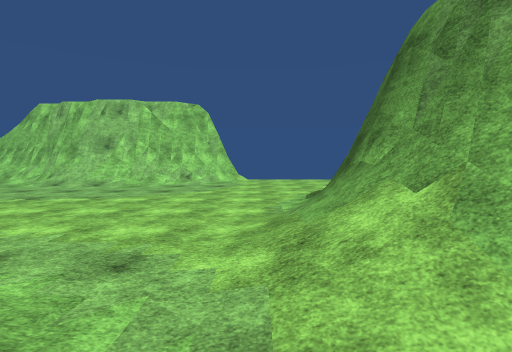
[1] (above)

24 first-person views from a walk through a 3-D level made in the Unity game engine. The camera is 1.5 m above the floor, tilts 4° down and sees 85° across. The floor is counted in squares, 2 m on a side. Each view is taken from the middle of a square. On the plan, view 1 faces up. The plan holds only what a view shows up to about 10 squares ahead; the rest is blank. The place goes on beyond the plan. The player is left out. Surface patterns are stand-ins for the level's own textures.

[2]
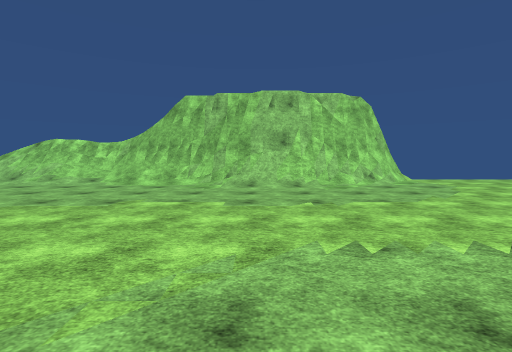

[3]
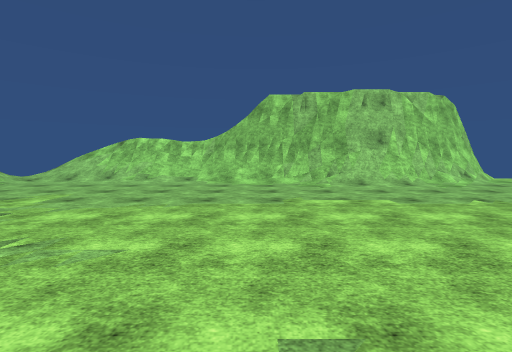

[4]
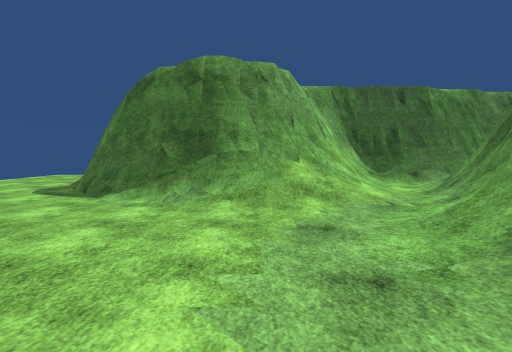

[5]
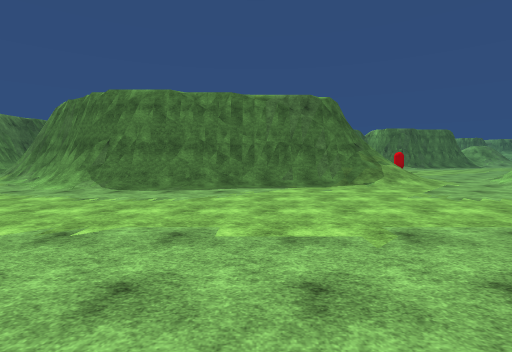

[6]
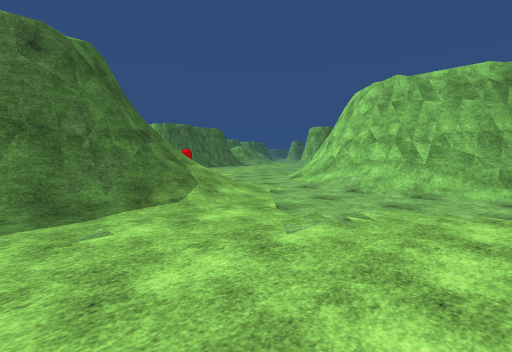

[7]
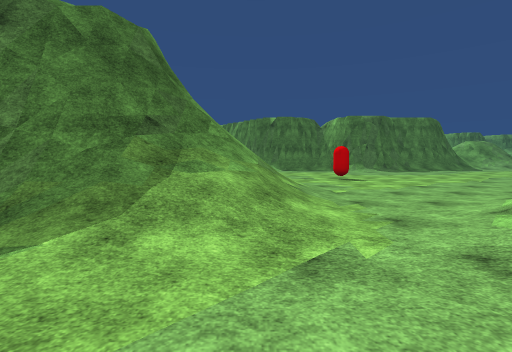

[8]
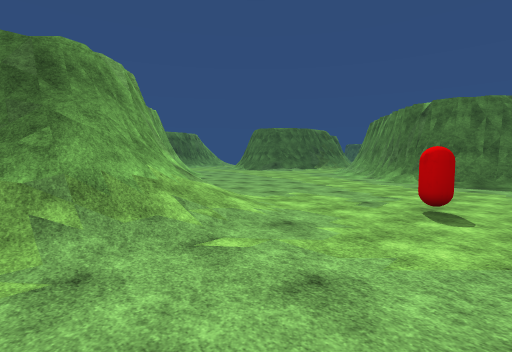

[9]
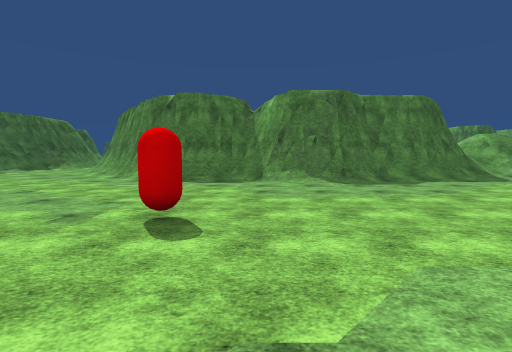

[10]
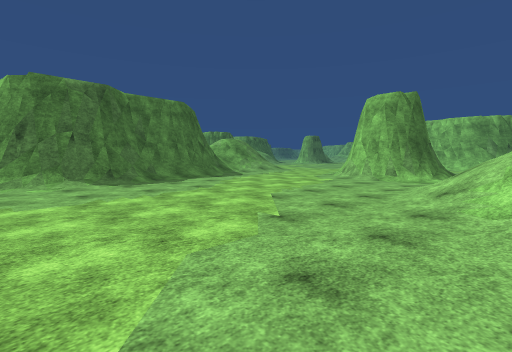

[11]
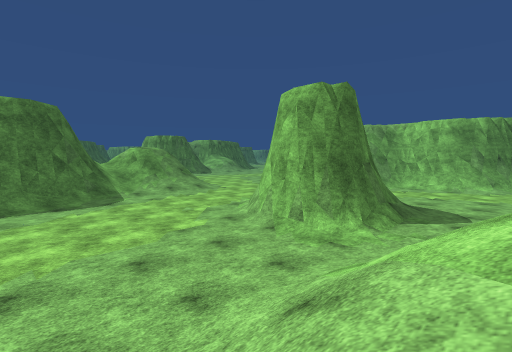

[12]
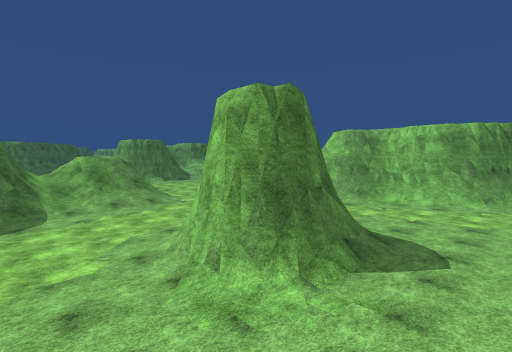

[13]
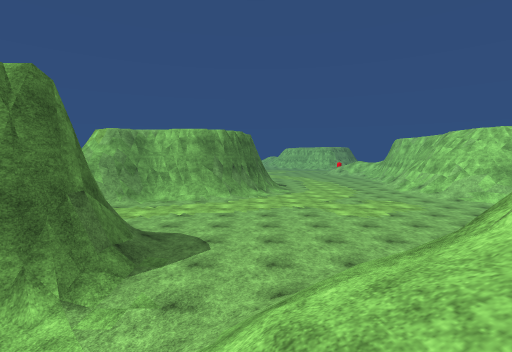

[14]
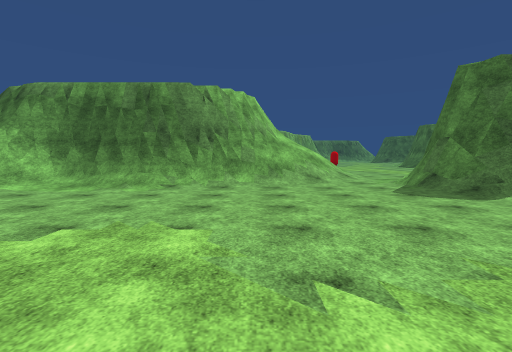

[15]
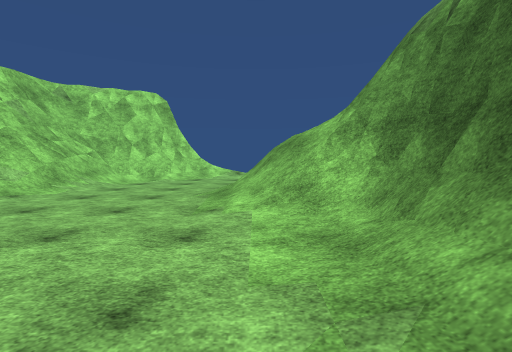

[16]
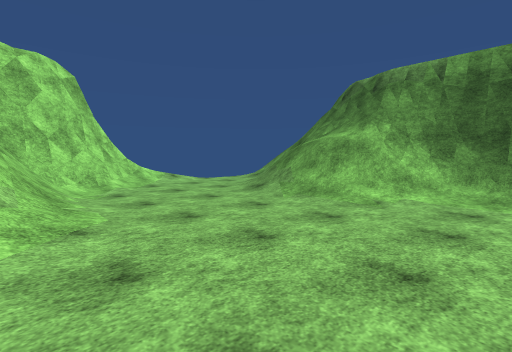

[17]
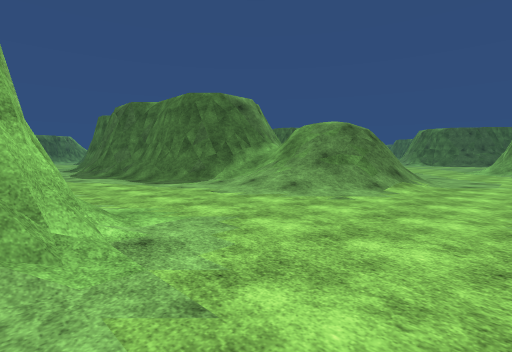

[18]
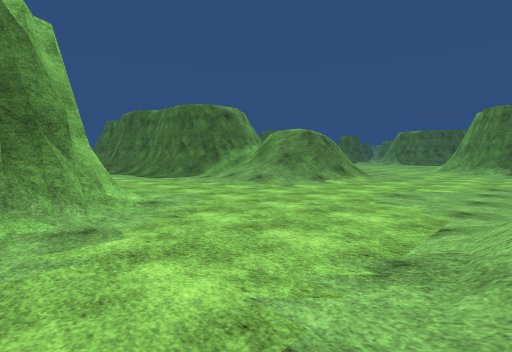

[19]
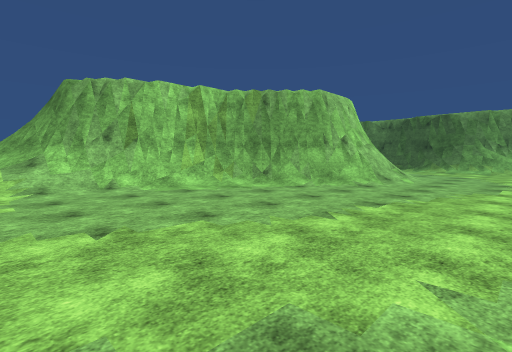

[20]
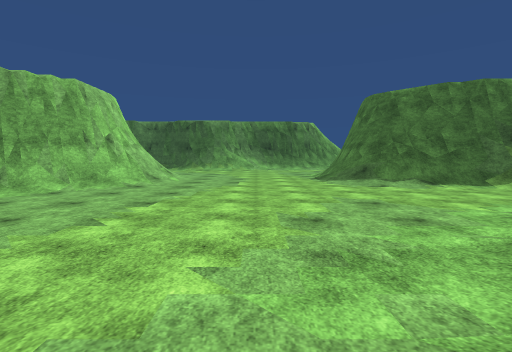

[21]
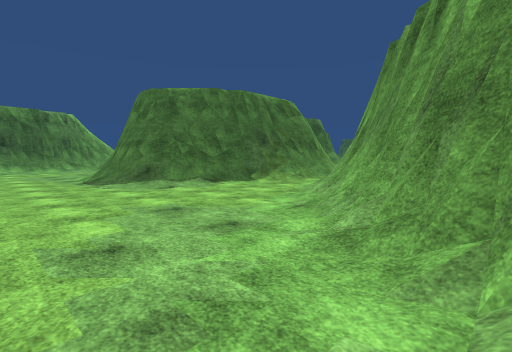

[22]
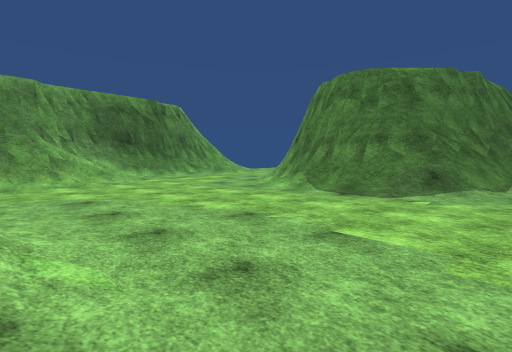

[23]
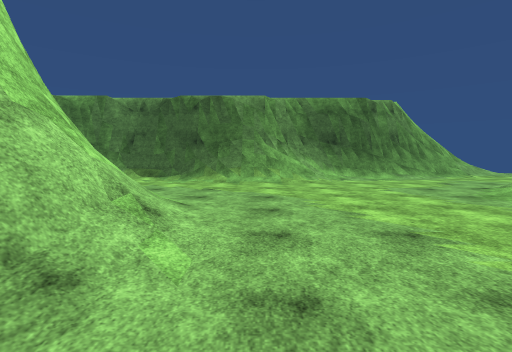

[24]
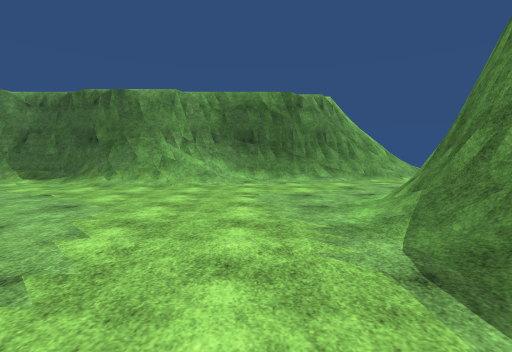

### Floor plan
Key: @ floor where view 1 was taken; # wall or solid block; . main floor; : floor 0.25 m higher than the main floor; + floor 6 m higher than the main floor; / step, stairs or slope; = window, fence, low wall or low ledge; v drop or lower ground; C red capsule.
Columns run from 34 left of view 1 to 6 right of it. Each row starts with its distance up from view 1.
 11    ##//.         ///=#####      ##.... ..
 10  ###/.../        ///////#########........
  9  #/....///       //.......//////.........
  8 ##/...//===       /....................
  7  #/..///##         ................./#
  6  /...///##          .............../##
  5  /...:/=#        v#/.............../#
  4  .....//#        +##/............./##
  3  ......=#        +v#/............./=#
  2  ......=#         v#/..........//.//##
  1  ......=#+        #//.///////####///=##
  0  ....../#v       ##/.///##########@///#
 -1 .......//##       //.//###       ###=/#
 -2  ......////      /...//##          ##/#
 -3 ........////////.....//##             ##
 -4 /........//////......///##             #
 -5 /....////.///........:///####         /#
 -6 /..../###/.........C......//##       ./#
 -7  ..../###/................../#####  ../#
 -8  /.../###..................../####/...##
 -9  /....///.....................////.../##
-10  /.................................../##
-11  /............./=/...................//#
-12  ......::..///#####/# /..............//#
-13  ...../////####   #####/............../#
-14  ..../////##          ##/......::......#
-15  ..../=///#            ##/....//###/...##
-16  ..../#                 ##/../######/../#
-17   .../=                  #/../##     ../#
-18   ....                   ##/./#       .//
-19   ....                      /##        :/
-20     ..                      /#
-21                             /#

Positions as (right, up) in squares from view 1, and headings:
1: (0, 0), facing up
2: (-6, 1), facing up
3: (-9, 1), facing up
4: (-4, 3), facing right
5: (-7, 9), facing down
6: (-8, 5), facing down-left
7: (-12, 3), facing down
8: (-16, -1), facing down-right
9: (-16, -3), facing down
10: (-16, -3), facing down-left
11: (-21, -3), facing down-left
12: (-23, -3), facing down-left
13: (-23, -3), facing left
14: (-34, -1), facing right
15: (-28, 1), facing up
16: (-33, 3), facing up-right
17: (-31, -8), facing down-right
18: (-33, -7), facing down-right
19: (-12, -12), facing up-right
20: (-12, -12), facing right
21: (-11, -12), facing down-right
22: (-5, -9), facing down-right
23: (-5, -10), facing right
24: (-4, -13), facing right
